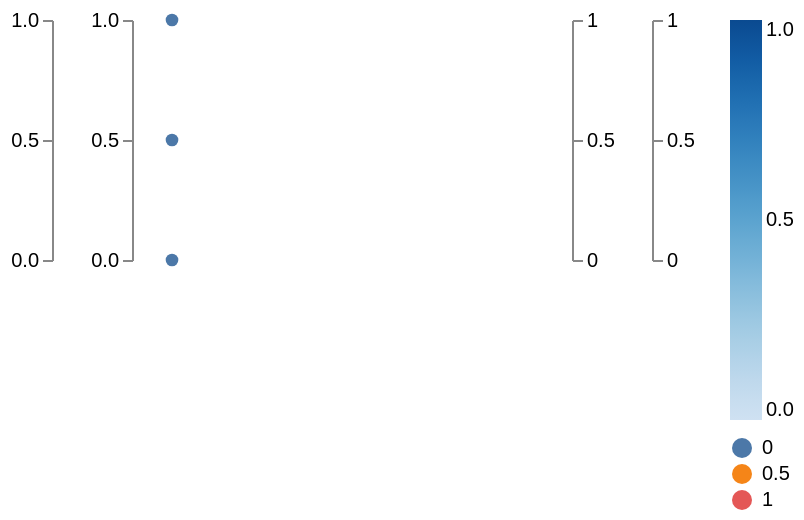

Source (Vega-Lite JSON):
### Vega specification from a JSON file in a GitHub repository (floating-point values rounded to 4 significant figures)
{"$schema": "https://vega.github.io/schema/vega/v6.json", "description": "**An absent format specifier and an empty one are different answers.** `formatSpan` opens with a loose null check and nothing else — `specifier = formatSpecifier(specifier == null ? ',f' : specifier)` — so a specifier of `null` or `undefined` means **comma-grouped fixed**, and its precision is then computed from the tick step: a linear axis over `[0, 1]` at three ticks reads `0.0`, `0.5`, `1.0`. An **empty string** is a specifier in its own right, `formatSpecifier('')` has no type at all, and the same axis reads `0`, `0.5`, `1`. Only `== null` reaches `',f'`, and `''` is not `== null`. Four axes say which spelling lands where: `none` writes no `format` property, `nullSignal` writes one whose signal holds `null`, `blankSignal` writes one whose signal holds the empty string, and `blank` writes the empty string outright. The first two must agree and the last two must agree, and the two pairs must differ — a fixture that only carried the null case would pass with the rule half-transcribed. The **gradient** legend carries the rule a second time, because a guide resolves its format in two further places and those were separate readings of the same property. The **symbol** legend is there for the opposite reason: it is over an *ordinal* scale, which has no `tickFormat`, so `tickFormat` falls past the `formatSpan` branch to `else if (specifier)` — falsy — and out to `defaultFormatter`. Its labels are therefore `0`, `0.5`, `1` whatever the signal holds, and it is the control that says the rule does not leak into the branch it does not belong to. The failure this pins is not exotic: a chart whose format comes from a granularity control reads the word `null` as a specifier the moment the control has not been answered, which is not a format, and every label silently loses a decimal place.", "width": 220, "height": 120, "padding": 5, "signals": [{"name": "missing", "value": null}, {"name": "blank", "value": ""}], "data": [{"name": "t", "values": [{"k": "a", "v": 0}, {"k": "b", "v": 0.5}, {"k": "c", "v": 1}]}], "scales": [{"name": "y", "type": "linear", "domain": [0, 1], "range": "height"}, {"name": "c", "type": "linear", "domain": [0, 1], "range": {"scheme": "blues"}}, {"name": "s", "type": "ordinal", "domain": {"data": "t", "field": "v"}, "range": "category"}], "axes": [{"orient": "left", "scale": "y", "tickCount": 3}, {"orient": "left", "scale": "y", "tickCount": 3, "offset": 40, "format": {"signal": "missing"}}, {"orient": "right", "scale": "y", "tickCount": 3, "format": {"signal": "blank"}}, {"orient": "right", "scale": "y", "tickCount": 3, "offset": 40, "format": ""}], "legends": [{"type": "gradient", "fill": "c", "format": {"signal": "missing"}, "tickCount": 3}, {"type": "symbol", "fill": "s", "format": {"signal": "missing"}}], "marks": [{"type": "symbol", "from": {"data": "t"}, "encode": {"update": {"x": {"value": 20}, "y": {"scale": "y", "field": "v"}, "size": {"value": 40}, "fill": {"value": "#4c78a8"}}}}]}
